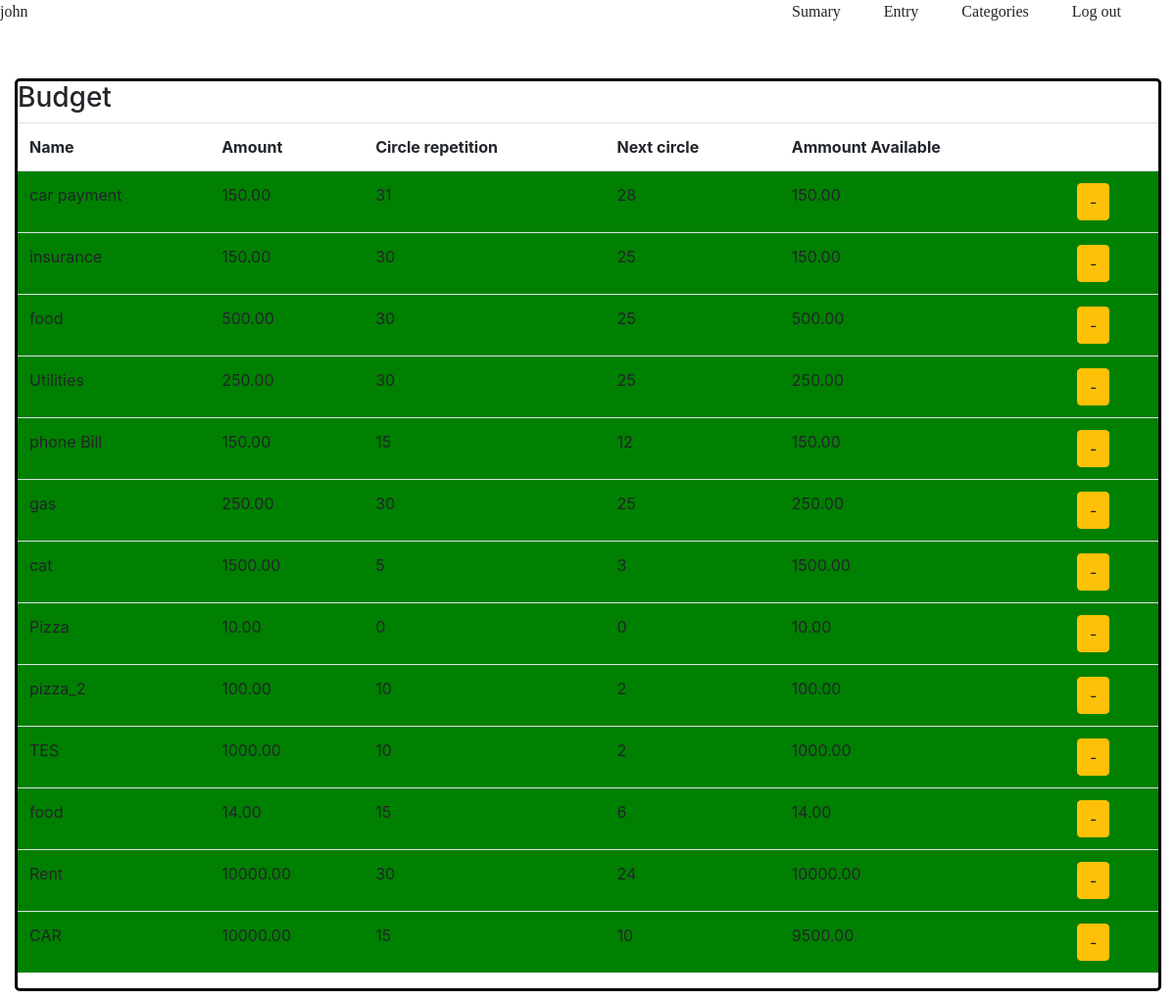
The app's page /expenses/category/ (signed in), older data.
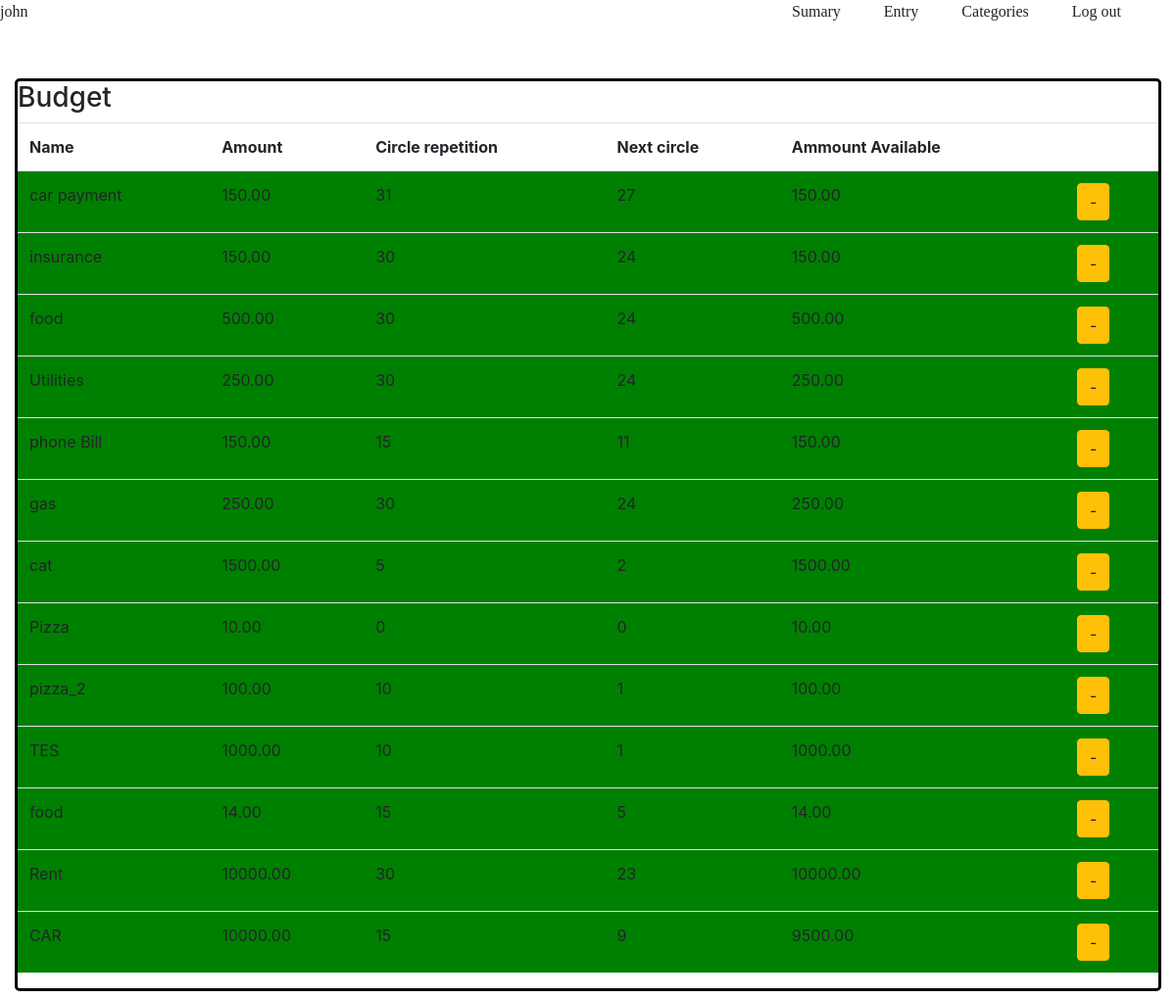
The same page, newer data.
### expenses/models.py (models this page shows, shortened)
class Category(models.Model):
    user = models.ForeignKey(User, on_delete=models.CASCADE)
    expense = models.DecimalField(max_digits=10, decimal_places=2)
    circle_repetition = models.IntegerField()
    name=models.CharField(max_length=255)
    current_circle = models.IntegerField(default=0)
    deficit = models.BooleanField(default=False)
    spend_available = models.DecimalField(max_digits=10, decimal_places=2, default=0.00)

### expenses/views.py (the view)
# urls.py: re_path(r'category/$', views.CategoryListView.as_view(), name='category'),
class CategoryListView(LoginRequiredMixin, ListView):
    model = Category
    template_name = 'expenses/category.html'
    def get_queryset(self):
        query_set = super().get_queryset()
        query_set = query_set.filter(user=self.request.user)
        return query_set

### templates/expenses/category.html (shortened to what this page needs)
{% extends "base.html" %}
{% load static %}
{% block body %}
<div class="col">
    <div class="panel table-responsive" id="Budget">
      <h3>Budget</h3>
      <table class="table">
        <tr>
          <th>Name</th>
          <th>Amount</th>
          <th>Circle repetition</th>
          <th>Next circle</th>
          <th>Ammount Available</th>
          <th></th>
        </tr>
        {% for category in category_list %}
        {% if category.deficit %}
        <tr style="background-color:red;" data-row-id="{{category.id}}">
          {% else %}
        <tr style="background-color:green;" data-row-id="{{category.id}}">
          {% endif %}
          <td>{{category.name}}</td>
          <td>{{category.expense}}</td>
          <td>{{category.circle_repetition}}</td>
          <td>{{category.current_circle}}</td>
          <td>{{category.spend_available}}</td>
          <td><span id="test" class="btn btn-warning delete-target" data-name="{{category.name}}"
              data-id="{{category.id}}">-</span>
          </td>
        </tr>
        {% endfor %}
      </table>
    </div>
  </div>
{% endblock %}

### templates/base.html (shortened to what this page needs)
{% load static %}
<!DOCTYPE html>
<html lang="en" dir="ltr">
<head>
  <link rel="stylesheet" type="text/css" href="{% static 'css\base.css' %}">
  <link rel="stylesheet" href="https://maxcdn.bootstrapcdn.com/bootstrap/4.0.0/css/bootstrap.min.css"
>
</head>
<body>
  {% if user.is_authenticated %}
  <div class="nav-bar">
    <div id="logo">
      {{user.get_username}}
    </div>
    <div class="options">
      <ul>
        <a href="{% url 'expenses:report' %}"><li> Sumary</li></a>
        <a href="{% url 'expenses:person_expenses' %}"><li>Entry</li></a>
        <a href="{% url 'expenses:category' %}"><li>Categories</li></a>
        <a href="{% url 'accounts:log_out' %}"><li>Log out</li></a>
      </ul>
    </div>
  </div>
  {% endif %}
  {% block body %}
  {% endblock %}
</body>
</html>

### static/css/base.css (style rules this page uses)
.panel { margin-bottom: 2%; border: 3px black solid; border-radius: 5px; }
.nav-bar { display: flex; justify-content: space-between; font-family: 'Times New Roman', Times, serif; height: 10vh; position: sticky; }
.nav-bar a { color: inherit; }
.options { padding: 0% 3% 0% 3%; }
.options ul { list-style-type: none; }
.options ul li { display: inline; margin: 10px; padding: 10px; color: inherit; }

Row changes from the older to the newer data that the page shows:
changed Category "car payment": current_circle "28" → "27"
changed Category "insurance": current_circle "25" → "24"
changed Category (number 3 of 13 on the later page): current_circle "25" → "24"
changed Category "Utilities": current_circle "25" → "24"
changed Category "phone Bill": current_circle "12" → "11"
changed Category "gas": current_circle "25" → "24"
changed Category "cat": current_circle "3" → "2"
changed Category "pizza_2": current_circle "2" → "1"
changed Category "TES": current_circle "2" → "1"
changed Category (number 11 of 13 on the later page): current_circle "6" → "5"
changed Category "Rent": current_circle "24" → "23"
changed Category "CAR": current_circle "10" → "9"
